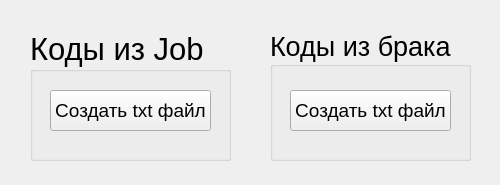
<?xml version="1.0" encoding="UTF-8"?>
<ui version="4.0">
 <class>MainWindow</class>
 <widget class="QMainWindow" name="MainWindow">
  <property name="geometry">
   <rect>
    <x>0</x>
    <y>0</y>
    <width>500</width>
    <height>185</height>
   </rect>
  </property>
  <property name="windowTitle">
   <string>Помощник Меридиан</string>
  </property>
  <widget class="QWidget" name="centralwidget">
   <widget class="QGroupBox" name="table_1_code_from_job_QGroupBox">
    <property name="geometry">
     <rect>
      <x>30</x>
      <y>30</y>
      <width>201</width>
      <height>131</height>
     </rect>
    </property>
    <property name="font">
     <font>
      <pointsize>23</pointsize>
     </font>
    </property>
    <property name="title">
     <string>Коды из Job</string>
    </property>
    <widget class="QPushButton" name="table_1_button_create_file">
     <property name="geometry">
      <rect>
       <x>20</x>
       <y>60</y>
       <width>161</width>
       <height>41</height>
      </rect>
     </property>
     <property name="font">
      <font>
       <pointsize>14</pointsize>
      </font>
     </property>
     <property name="text">
      <string>Создать txt файл</string>
     </property>
    </widget>
   </widget>
   <widget class="QGroupBox" name="table_2_code_from_defect_groupBox">
    <property name="geometry">
     <rect>
      <x>270</x>
      <y>30</y>
      <width>201</width>
      <height>131</height>
     </rect>
    </property>
    <property name="font">
     <font>
      <pointsize>20</pointsize>
     </font>
    </property>
    <property name="title">
     <string>Коды из брака</string>
    </property>
    <widget class="QPushButton" name="table_2_button_create_file">
     <property name="geometry">
      <rect>
       <x>20</x>
       <y>60</y>
       <width>161</width>
       <height>41</height>
      </rect>
     </property>
     <property name="font">
      <font>
       <pointsize>14</pointsize>
      </font>
     </property>
     <property name="text">
      <string>Создать txt файл</string>
     </property>
    </widget>
   </widget>
  </widget>
 </widget>
 <resources/>
 <connections/>
</ui>
